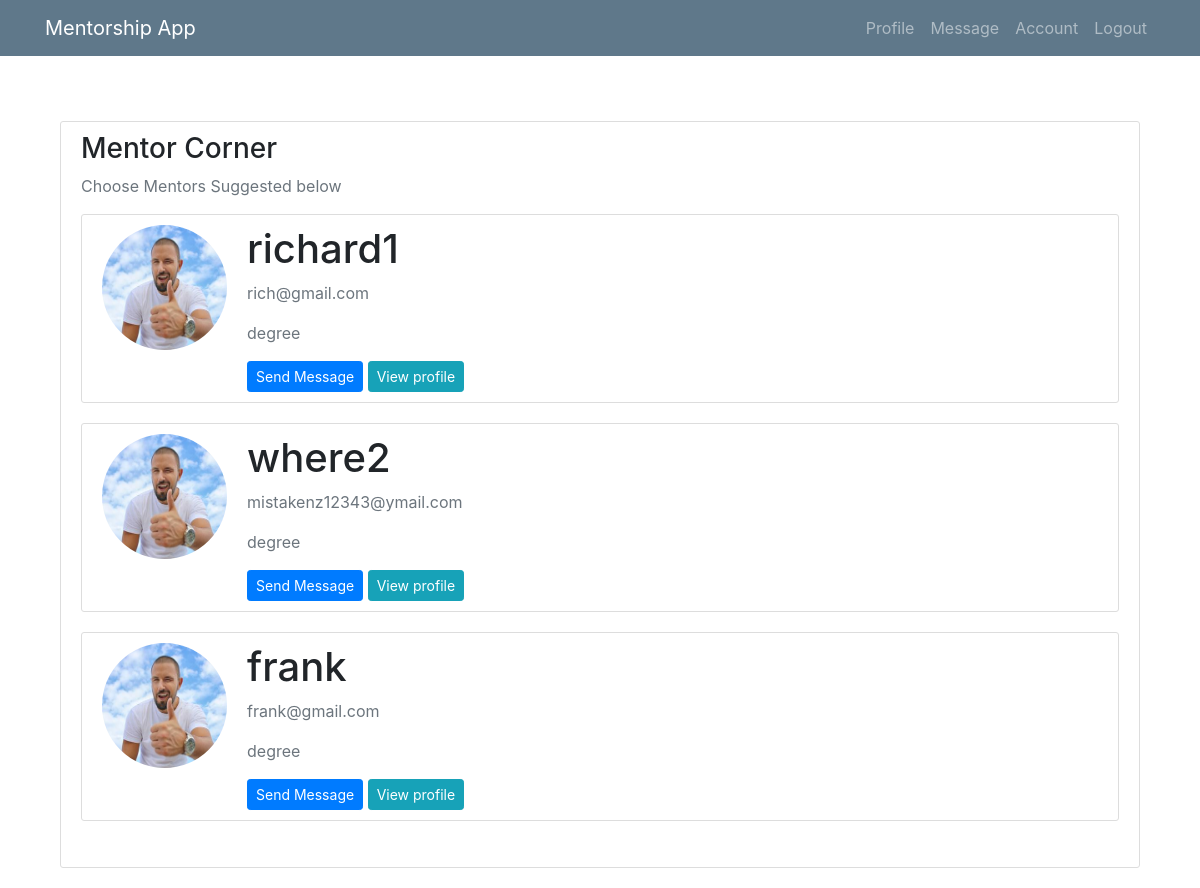
/account/ (signed in), run on the app's committed database.
### mentee/models.py (models this page shows, shortened)
class User(AbstractUser):
    is_mentee = models.BooleanField(default=False)
    is_mentor = models.BooleanField(default=False)

class Profile(models.Model):
    user = models.OneToOneField(User, on_delete=models.CASCADE)
    image = models.ImageField(default='default.jpg', upload_to='profile_pics')
    education = models.CharField(default='degree', max_length=100)

### mentee/views/mentee.py (the view)
# urls.py: path('account/', mentee.AccountList.as_view(), name="account"),
class AccountList(LoginRequiredMixin, UserPassesTestMixin, View):
    def test_func(self):
        return self.request.user.is_mentee
    """
    List all of the Users that we want.
    """
    def get(self, request):
        users = User.objects.all().filter(is_mentor=True)
        context = {
            'users': users,
         }
        return render(request, "menti/account.html", context)

### mentee/templates/menti/account.html
{% extends 'menti/base.html' %}
{% block content %}
<br><br>
   <main role="main" class="container">
      <div class="row">
        <div class="col-md-8">
        </div>
        <div class="col-md-12">
          <div class="content-section">
            <h3>Mentor Corner</h3>
            <p class='text-muted'>Choose Mentors Suggested below
              <ul class="list-group">
               {% for user in users %}
                  <div class="content-section">
      <div class="media">
         <img class="rounded-circle account-img" src="{{ user.profile.image.url }}">
         <div class="media-body">
            <h2 class="account-heading">{{ user.username }}</h2>
            <p class="text-secondary">{{ user.email }}</p>
              <p class="text-secondary">{{ user.profile.education }}</p>
              <a class="btn btn-primary btn-sm" href="{% url 'send' pk=user.pk %}">Send Message</a>
              <a class="btn btn-info btn-sm" href="{% url 'profile-detail' pk=user.pk %}">View profile</a>
         </div>
      </div>
   </div>
              {% endfor%}
              </ul>
            </p>
          </div>
        </div>
      </div>
    </main>
{% endblock %}

### mentee/static/mentee/main.css (style rules this page uses)
body { background: #fafafa; color: #333333; margin-top: 5rem; }
h1, h2, h3, h4, h5, h6 { color: #444444; }
ul { margin: 0; }
.content-section { background: #ffffff; padding: 10px 20px; border: 1px solid #dddddd; border-radius: 3px; margin-bottom: 20px; }
.account-img { height: 125px; width: 125px; margin-right: 20px; margin-bottom: 16px; }
.account-heading { font-size: 2.5rem; }

### data on the page
User: profile.image (placeholder picture), username "richard1", email "rich@gmail.com", profile.education "degree"
User: profile.image (placeholder picture), username "where2", email "mistakenz12343@ymail.com", profile.education "degree"
User: profile.image (placeholder picture), username "frank", email "frank@gmail.com", profile.education "degree"
